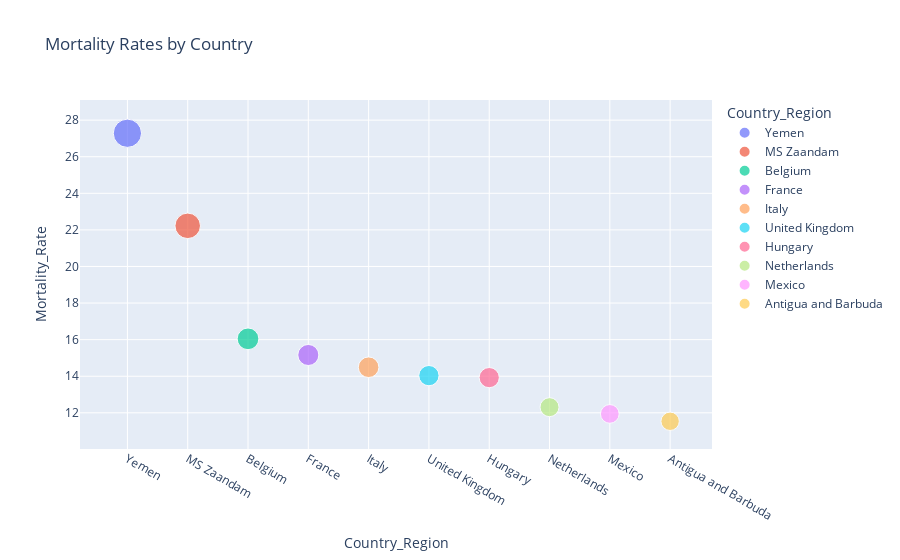

The notebook cell this image was saved under:
### Markdown cell above
Hover over the bubble for more details.

### Code cell
fig = px.scatter(sorted_mortality_rates_df.head(10), x='Country_Region', y='Mortality_Rate', size='Mortality_Rate', color='Country_Region', hover_name='Country_Region', title='Mortality Rates by Country')

fig.show()

### Figure 1 — Plotly figure (JSON) as saved in the notebook; plotly's stock layout.template omitted (floating-point values rounded to 4 significant figures)
{"data": [{"hovertemplate": "<b>%{hovertext}</b><br><br>Country_Region=%{x}<br>Mortality_Rate=%{marker.size}<extra></extra>", "hovertext": ["Yemen"], "legendgroup": "Yemen", "marker": {"color": "#636efa", "size": [27.28], "sizemode": "area", "sizeref": 0.06821, "symbol": "circle"}, "mode": "markers", "name": "Yemen", "orientation": "v", "showlegend": true, "type": "scatter", "x": ["Yemen"], "xaxis": "x", "y": [27.28], "yaxis": "y"}, {"hovertemplate": "<b>%{hovertext}</b><br><br>Country_Region=%{x}<br>Mortality_Rate=%{marker.size}<extra></extra>", "hovertext": ["MS Zaandam"], "legendgroup": "MS Zaandam", "marker": {"color": "#EF553B", "size": [22.22], "sizemode": "area", "sizeref": 0.06821, "symbol": "circle"}, "mode": "markers", "name": "MS Zaandam", "orientation": "v", "showlegend": true, "type": "scatter", "x": ["MS Zaandam"], "xaxis": "x", "y": [22.22], "yaxis": "y"}, {"hovertemplate": "<b>%{hovertext}</b><br><br>Country_Region=%{x}<br>Mortality_Rate=%{marker.size}<extra></extra>", "hovertext": ["Belgium"], "legendgroup": "Belgium", "marker": {"color": "#00cc96", "size": [16.05], "sizemode": "area", "sizeref": 0.06821, "symbol": "circle"}, "mode": "markers", "name": "Belgium", "orientation": "v", "showlegend": true, "type": "scatter", "x": ["Belgium"], "xaxis": "x", "y": [16.05], "yaxis": "y"}, {"hovertemplate": "<b>%{hovertext}</b><br><br>Country_Region=%{x}<br>Mortality_Rate=%{marker.size}<extra></extra>", "hovertext": ["France"], "legendgroup": "France", "marker": {"color": "#ab63fa", "size": [15.16], "sizemode": "area", "sizeref": 0.06821, "symbol": "circle"}, "mode": "markers", "name": "France", "orientation": "v", "showlegend": true, "type": "scatter", "x": ["France"], "xaxis": "x", "y": [15.16], "yaxis": "y"}, {"hovertemplate": "<b>%{hovertext}</b><br><br>Country_Region=%{x}<br>Mortality_Rate=%{marker.size}<extra></extra>", "hovertext": ["Italy"], "legendgroup": "Italy", "marker": {"color": "#FFA15A", "size": [14.49], "sizemode": "area", "sizeref": 0.06821, "symbol": "circle"}, "mode": "markers", "name": "Italy", "orientation": "v", "showlegend": true, "type": "scatter", "x": ["Italy"], "xaxis": "x", "y": [14.49], "yaxis": "y"}, {"hovertemplate": "<b>%{hovertext}</b><br><br>Country_Region=%{x}<br>Mortality_Rate=%{marker.size}<extra></extra>", "hovertext": ["United Kingdom"], "legendgroup": "United Kingdom", "marker": {"color": "#19d3f3", "size": [14.03], "sizemode": "area", "sizeref": 0.06821, "symbol": "circle"}, "mode": "markers", "name": "United Kingdom", "orientation": "v", "showlegend": true, "type": "scatter", "x": ["United Kingdom"], "xaxis": "x", "y": [14.03], "yaxis": "y"}, {"hovertemplate": "<b>%{hovertext}</b><br><br>Country_Region=%{x}<br>Mortality_Rate=%{marker.size}<extra></extra>", "hovertext": ["Hungary"], "legendgroup": "Hungary", "marker": {"color": "#FF6692", "size": [13.92], "sizemode": "area", "sizeref": 0.06821, "symbol": "circle"}, "mode": "markers", "name": "Hungary", "orientation": "v", "showlegend": true, "type": "scatter", "x": ["Hungary"], "xaxis": "x", "y": [13.92], "yaxis": "y"}, {"hovertemplate": "<b>%{hovertext}</b><br><br>Country_Region=%{x}<br>Mortality_Rate=%{marker.size}<extra></extra>", "hovertext": ["Netherlands"], "legendgroup": "Netherlands", "marker": {"color": "#B6E880", "size": [12.31], "sizemode": "area", "sizeref": 0.06821, "symbol": "circle"}, "mode": "markers", "name": "Netherlands", "orientation": "v", "showlegend": true, "type": "scatter", "x": ["Netherlands"], "xaxis": "x", "y": [12.31], "yaxis": "y"}, {"hovertemplate": "<b>%{hovertext}</b><br><br>Country_Region=%{x}<br>Mortality_Rate=%{marker.size}<extra></extra>", "hovertext": ["Mexico"], "legendgroup": "Mexico", "marker": {"color": "#FF97FF", "size": [11.94], "sizemode": "area", "sizeref": 0.06821, "symbol": "circle"}, "mode": "markers", "name": "Mexico", "orientation": "v", "showlegend": true, "type": "scatter", "x": ["Mexico"], "xaxis": "x", "y": [11.94], "yaxis": "y"}, {"hovertemplate": "<b>%{hovertext}</b><br><br>Country_Region=%{x}<br>Mortality_Rate=%{marker.size}<extra></extra>", "hovertext": ["Antigua and Barbuda"], "legendgroup": "Antigua and Barbuda", "marker": {"color": "#FECB52", "size": [11.54], "sizemode": "area", "sizeref": 0.06821, "symbol": "circle"}, "mode": "markers", "name": "Antigua and Barbuda", "orientation": "v", "showlegend": true, "type": "scatter", "x": ["Antigua and Barbuda"], "xaxis": "x", "y": [11.54], "yaxis": "y"}], "layout": {"legend": {"itemsizing": "constant", "title": {"text": "Country_Region"}, "tracegroupgap": 0}, "title": {"text": "Mortality Rates by Country"}, "xaxis": {"anchor": "y", "categoryarray": ["Yemen", "MS Zaandam", "Belgium", "France", "Italy", "United Kingdom", "Hungary", "Netherlands", "Mexico", "Antigua and Barbuda"], "categoryorder": "array", "domain": [0, 1], "title": {"text": "Country_Region"}}, "yaxis": {"anchor": "x", "domain": [0, 1], "title": {"text": "Mortality_Rate"}}}}
